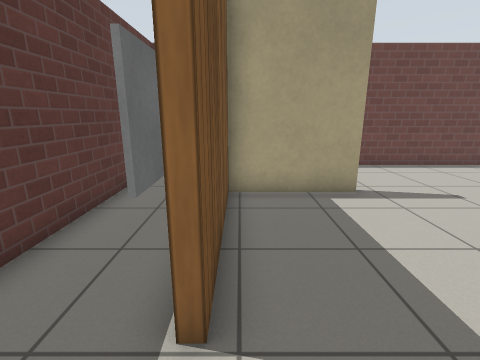
view 1 (above)

15 first-person views from a walk through a robot-simulator world made for Gazebo. The camera is 1.1 m above the floor, tilts 14° down and sees 85° across. The floor is counted in squares, 0.5 m on a side. Each view is taken from the middle of a square. On the plan, view 1 faces up. The plan holds only what a view shows up to about 17 squares ahead; the rest is blank. The robots in the file are not drawn. Gazebo's built-in surfaces are drawn with simple patterns. Surface patterns are stand-ins for the level's own textures.

view 2
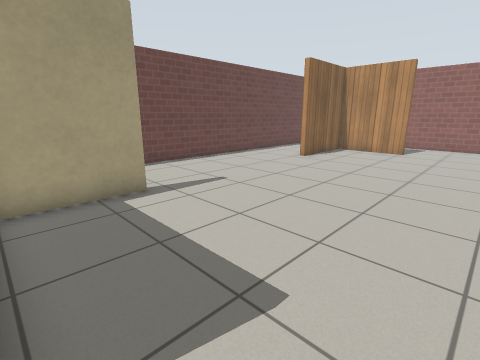

view 3
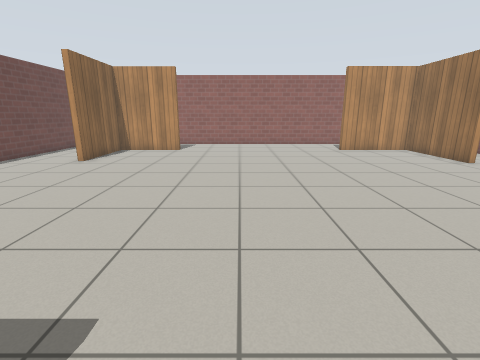

view 4
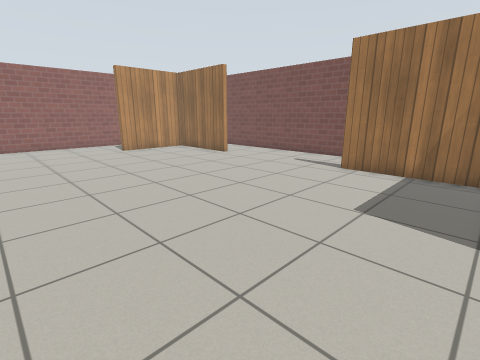

view 5
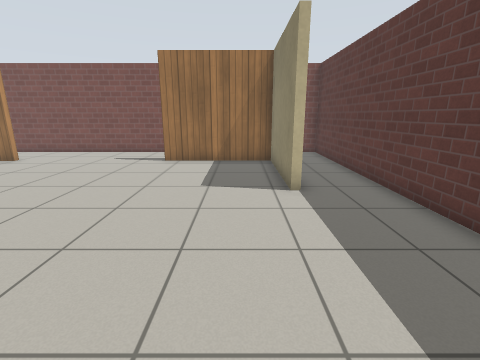

view 6
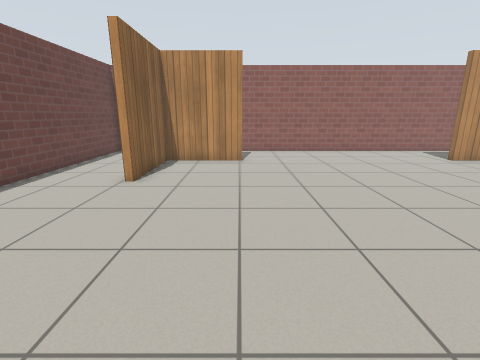

view 7
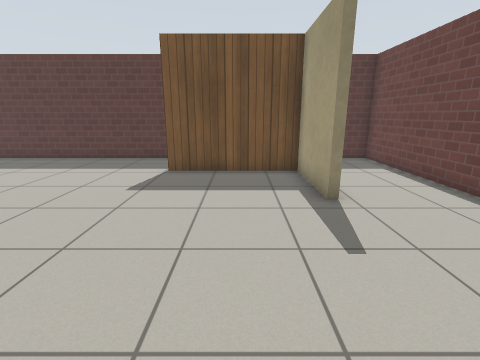

view 8
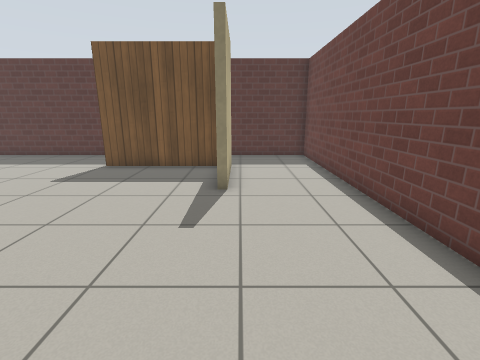

view 9
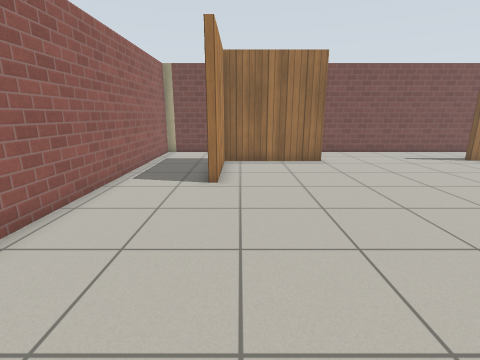

view 10
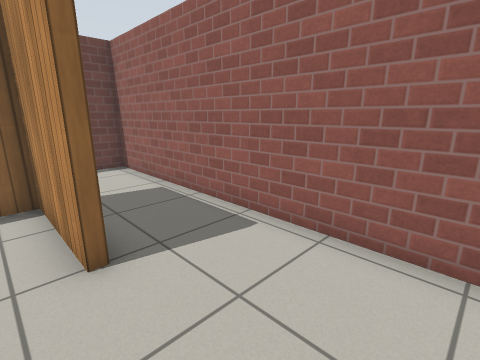

view 11
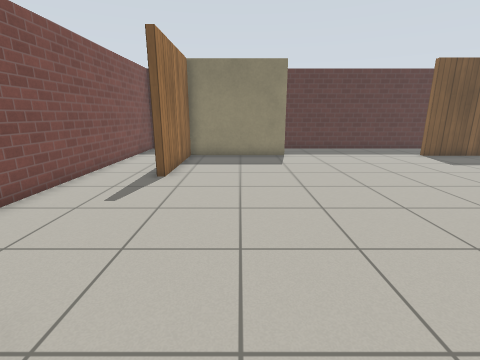

view 12
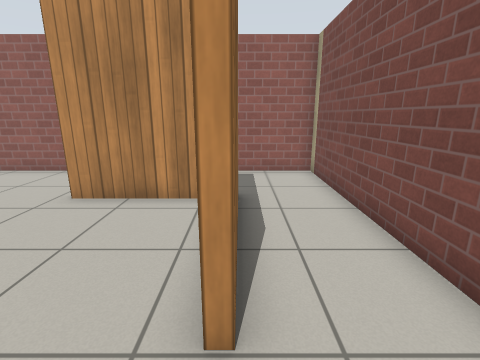

view 13
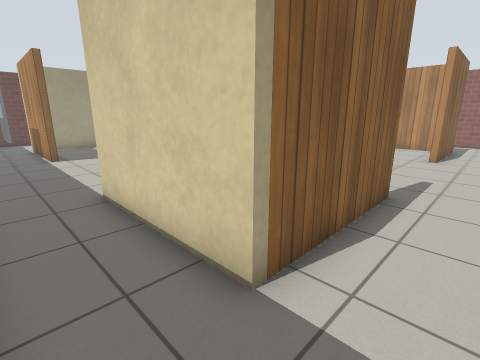

view 14
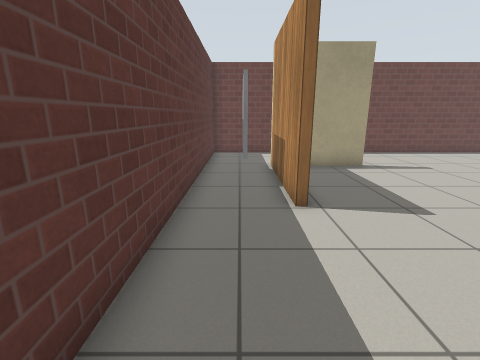

view 15
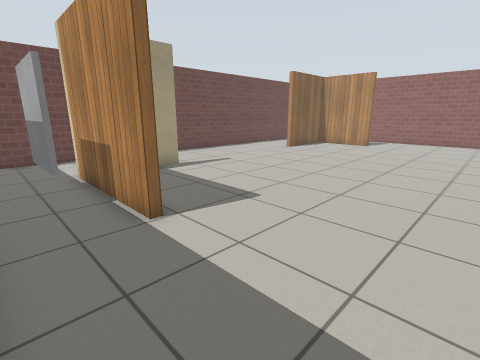

### Floor plan
Points are (right, up) in squares from view 1. A wall is a line through its corners. A room is listed if a view was taken in it or the views show most of it. See-through windows are left out.
Room 1 (views 1, 2, 3, 4, 5, 6, 7, 8, 9, 10, 11, 12, 13, 14, 15)
walls: (16.8, 3.9) (16.8, 7.6) (12.6, 7.6) (12.6, 8); (-0.3, 2.1) (-0.6, 2.1) (-0.6, 7.6) (3.4, 7.6) (3.4, 7.3) (-0.3, 7.3) (-0.3, 2.1); (12, -10.7) (16.8, -10.7) (16.8, -6.5) (17.1, -6.5); (-0.5, -5.5) (-0.5, -10.7) (4.7, -10.7) (4.7, -11) (-0.8, -11) (-0.8, -5.5); (17.1, -11) (12, -11); (20.4, 11.6) (-3.5, 11.6) (-3.5, -13.8) (20.4, -13.8) (20.4, 11.6)
objects: marker (-2, 5) to (-2, 6)

Where each view was taken, in squares from view 1:
view 1: 0 up, 0 right, facing up
view 2: 0 up, 0 right, facing up-right
view 3: 0 up, 0 right, facing right
view 4: 0 up, 0 right, facing down-right
view 5: 2 up, 1 right, facing down
view 6: 4 up, 4 right, facing right
view 7: 5 up, 10 right, facing left
view 8: 8 up, 11 right, facing left
view 9: 2 up, 16 right, facing down
view 10: 0 up, 16 right, facing up-right
view 11: 8 down, 14 right, facing left
view 12: 11 down, 10 right, facing right
view 13: 13 down, 3 left, facing up-right
view 14: 4 down, 2 left, facing up
view 15: 3 down, 3 left, facing up-right
